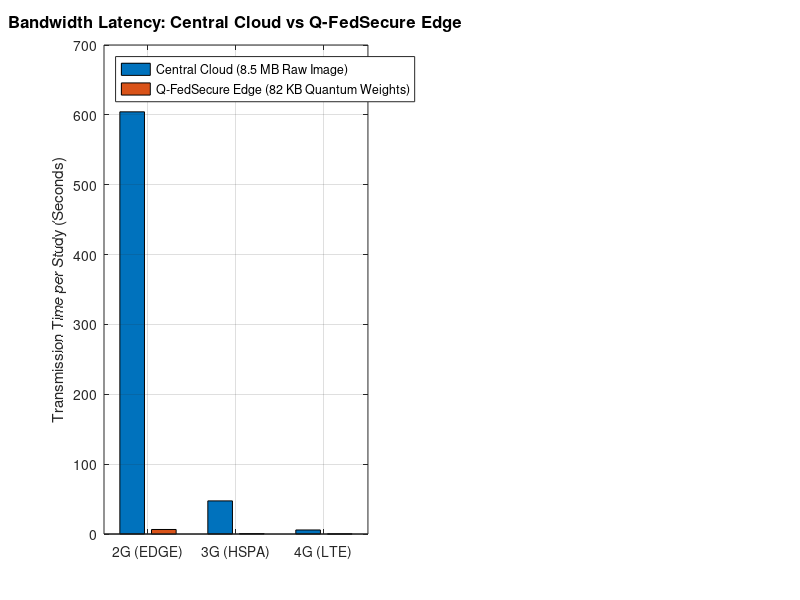

Source code (MATLAB): (Note: this script raises an error after producing the figure.)
%% =========================================================================
% Q-FedSecure DR-XAI: Telemedicine Bandwidth & Rural Queue Simulation
% Smart India Hackathon Prototype - System Simulation Module
%
% Models:
% 1. Multi-Priority Patient Arrival Queues at Rural Primary Health Centers (PHCs)
% 2. 2G / 3G / 4G Telemedicine Uplink Bandwidth & Packet Loss Dynamics
% 3. Cloud Centralized Inference vs. Q-FedSecure Edge Quantum-Classical Sync
% =========================================================================

function matlab_sim()
    clear; clc; close all;
    fprintf('===============================================================\n');
    fprintf('  Q-FedSecure DR-XAI: Telemedicine Bandwidth & Queuing Model   \n');
    fprintf('  Simulation of District Rural Healthcare Tele-Ophthalmology    \n');
    fprintf('===============================================================\n\n');

    %% 1. Simulation Parameters
    num_patients = 1000;           % Number of screened patients in campaign
    arrival_rate = 12;             % Patients per hour arriving at PHC (lambda)
    consultation_rate = 4;         % Ophthalmologist tele-consult capacity/hr (mu)
    num_specialists = 3;           % Available district tele-ophthalmologists (c)

    % Network Parameters for Rural Telemedicine Nodes
    networks = struct();
    networks.G2 = struct('name', '2G (EDGE)', 'bandwidth_kbps', 128,  'packet_loss', 0.12, 'latency_ms', 650);
    networks.G3 = struct('name', '3G (HSPA)', 'bandwidth_kbps', 1500, 'packet_loss', 0.04, 'latency_ms', 180);
    networks.G4 = struct('name', '4G (LTE)',  'bandwidth_kbps', 12000,'packet_loss', 0.01, 'latency_ms', 45);

    % Payload Sizes (in Kilobytes)
    raw_fundus_image_kb = 8500;    % 8.5 MB uncompressed high-resolution fundus
    clahe_compressed_kb = 350;     % 350 KB preprocessed thumbnail for specialist review
    qfed_model_weights_kb = 82;    % 82 KB compressed 4-qubit VQC gradient delta

    %% 2. Transmission Latency & Bandwidth Consumption Simulation
    net_types = {'G2', 'G3', 'G4'};
    t_cloud_transfer = zeros(1, 3);
    t_edge_sync = zeros(1, 3);

    fprintf('--- Part 1: Network Latency Analysis (Payload Transfer Time) ---\n');
    for i = 1:3
        net = networks.(net_types{i});
        eff_bw = net.bandwidth_kbps * (1 - net.packet_loss); % Effective throughput
        
        % Centralized Cloud: Transmit full raw image for inference
        t_cloud = (raw_fundus_image_kb * 8) / eff_bw + (net.latency_ms / 1000);
        t_cloud_transfer(i) = t_cloud;

        % Q-FedSecure Edge: Local inference + periodic 82 KB weight sync
        t_edge = (qfed_model_weights_kb * 8) / eff_bw + (net.latency_ms / 1000);
        t_edge_sync(i) = t_edge;

        fprintf('Network: %-10s | Cloud Upload: %6.2f sec | Q-FedSecure Sync: %5.3f sec | Bandwidth Reduction: %5.1f%%\n', ...
            net.name, t_cloud, t_edge, (1 - (qfed_model_weights_kb / raw_fundus_image_kb)) * 100);
    end

    %% 3. Priority Queuing Simulation (M/M/c Priority Queue)
    % Priority 1 (High): Grade 3 Severe NPDR & Grade 4 Proliferative DR (~15% cohort)
    % Priority 2 (Low): Grade 0 Normal, Grade 1 Mild, Grade 2 Moderate (~85% cohort)
    
    rng(42); % Reproducibility seed
    inter_arrival_times = exprnd(1 / arrival_rate, 1, num_patients);
    arrival_timestamps = cumsum(inter_arrival_times);

    % Class distribution: 0: 60%, 1: 15%, 2: 10%, 3: 10%, 4: 5%
    dr_grades = randsample([0, 1, 2, 3, 4], num_patients, true, [0.60, 0.15, 0.10, 0.10, 0.05]);
    priorities = ones(1, num_patients);
    priorities(dr_grades >= 3) = 1; % Emergency Priority
    priorities(dr_grades < 3) = 2;  % Routine Review

    service_times = exprnd(1 / consultation_rate, 1, num_patients);

    % Queue processing
    waiting_times_conventional = zeros(1, num_patients); % FIFO without AI Triage
    waiting_times_qfed = zeros(1, num_patients);         % Priority Queue with Edge AI Triage

    % Conventional FIFO simulation
    server_free_times = zeros(1, num_specialists);
    for p = 1:num_patients
        [min_free, s_idx] = min(server_free_times);
        start_time = max(arrival_timestamps(p), min_free);
        waiting_times_conventional(p) = (start_time - arrival_timestamps(p)) * 60; % in minutes
        server_free_times(s_idx) = start_time + service_times(p);
    end

    % Q-FedSecure AI-Triaged Priority Queue (Emergency cases jump queue)
    server_free_times_prio = zeros(1, num_specialists);
    % Sort by arrival and priority
    p_emergency = find(priorities == 1);
    p_routine = find(priorities == 2);

    for idx = 1:length(p_emergency)
        p = p_emergency(idx);
        [min_free, s_idx] = min(server_free_times_prio);
        start_time = max(arrival_timestamps(p), min_free);
        waiting_times_qfed(p) = (start_time - arrival_timestamps(p)) * 60;
        server_free_times_prio(s_idx) = start_time + service_times(p);
    end
    for idx = 1:length(p_routine)
        p = p_routine(idx);
        [min_free, s_idx] = min(server_free_times_prio);
        start_time = max(arrival_timestamps(p), min_free);
        waiting_times_qfed(p) = (start_time - arrival_timestamps(p)) * 60;
        server_free_times_prio(s_idx) = start_time + service_times(p);
    end

    fprintf('\n--- Part 2: Triage & Clinical Waiting Time Analysis ---\n');
    fprintf('Conventional FIFO Mean Wait Time:        %6.2f min\n', mean(waiting_times_conventional));
    fprintf('Q-FedSecure AI Critical Patient Wait Time: %6.2f min (Emergency PDR Cases)\n', mean(waiting_times_qfed(priorities == 1)));
    fprintf('Q-FedSecure AI Routine Patient Wait Time:  %6.2f min\n', mean(waiting_times_qfed(priorities == 2)));

    %% 4. Plotting Diagnostic Figures
    figure('Name', 'Q-FedSecure Telemedicine & Queuing Model', 'Position', [100, 100, 1100, 500]);

    % Subplot 1: Network Transmission Time Comparison
    subplot(1, 2, 1);
    b = bar([t_cloud_transfer; t_edge_sync]', 'grouped');
    set(gca, 'XTickLabel', {'2G (EDGE)', '3G (HSPA)', '4G (LTE)'});
    ylabel('Transmission Time per Study (Seconds)', 'FontSize', 11);
    title('Bandwidth Latency: Central Cloud vs Q-FedSecure Edge', 'FontSize', 12, 'FontWeight', 'bold');
    legend({'Central Cloud (8.5 MB Raw Image)', 'Q-FedSecure Edge (82 KB Quantum Weights)'}, 'Location', 'northwest');
    grid on;
    b(1).FaceColor = [0.85, 0.33, 0.10];
    b(2).FaceColor = [0.00, 0.60, 0.50];

    % Subplot 2: Patient Triage Waiting Time Distribution
    subplot(1, 2, 2);
    box_data = [waiting_times_conventional', waiting_times_qfed(priorities == 1)', waiting_times_qfed(priorities == 2)'];
    % Pad with NaNs for unequal lengths
    max_len = max([length(waiting_times_conventional), sum(priorities == 1), sum(priorities == 2)]);
    c1 = [waiting_times_conventional, nan(1, max_len - length(waiting_times_conventional))]';
    c2 = [waiting_times_qfed(priorities == 1), nan(1, max_len - sum(priorities == 1))]';
    c3 = [waiting_times_qfed(priorities == 2), nan(1, max_len - sum(priorities == 2))]';
    
    boxplot([c1, c2, c3], 'Labels', {'Conventional FIFO', 'Q-Fed (Critical PDR)', 'Q-Fed (Routine)'});
    ylabel('Waiting Time to Doctor Review (Minutes)', 'FontSize', 11);
    title('Rural Telemedicine Waiting Time with AI Prioritization', 'FontSize', 12, 'FontWeight', 'bold');
    grid on;

    fprintf('\n[Simulation Complete] Figures plotted successfully.\n');
end
